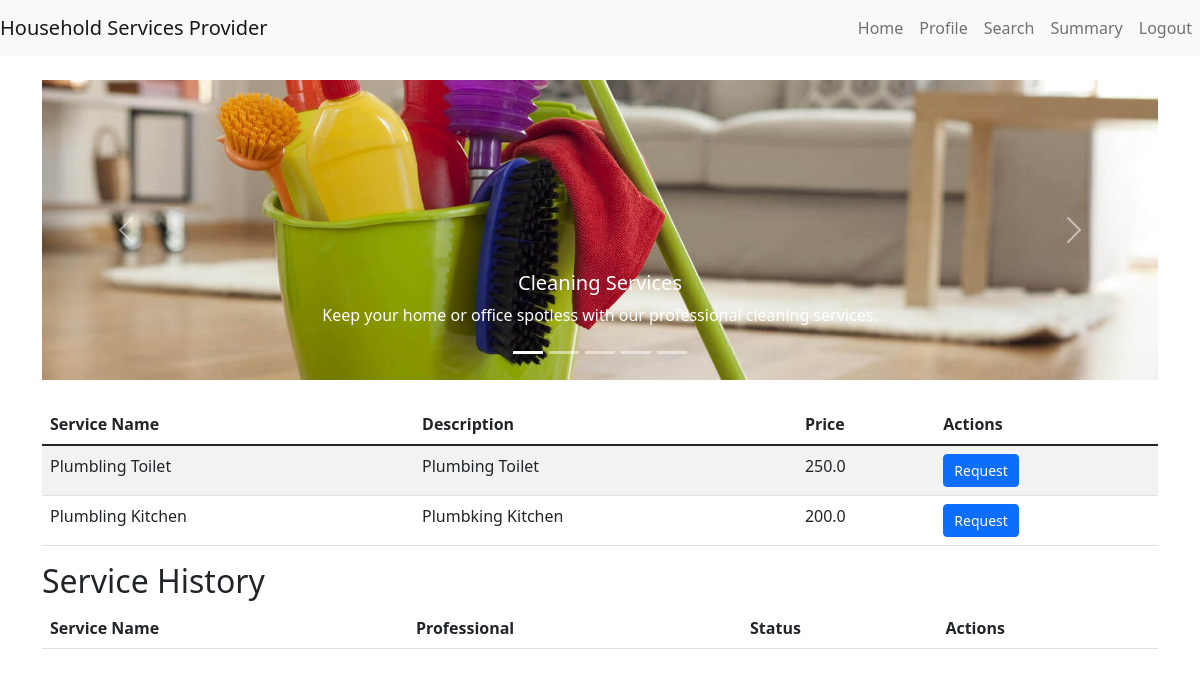
Page /customer/dashboard?service_type=plumbing (signed in) on the committed database.
### models.py (models this page shows, shortened)
class Service(db.Model):
    __tablename__ = 'services'
    id = db.Column(db.Integer, primary_key=True)
    name = db.Column(db.String(100), nullable=False)
    price = db.Column(db.Float, nullable=False)
    description = db.Column(db.String(200))
    service_type = db.Column(db.String(50))

### app.py (the view)
@app.route('/customer/dashboard', methods=['GET', 'POST'])
def customer_dashboard():
    if 'user_id' in session:
        if request.args.get("service_type"):
            services = Service.query.filter_by(service_type=request.args.get("service_type")).all()
        else:
            services = []
        service_requests = ServiceRequest.query.filter_by(customer_id=session['user_id']).all()
        professional_profile = ProfessionalProfile.query.all()
        service_dict = {}  # Define service_dict here
        prof_dict = {}  # Define user_dict here
        for professional in professional_profile:
            prof_dict[professional.user_id] = professional
        for service in Service.query.all():
            service_dict[service.id] = service
        return render_template('customer_dashboard.html', services=services, service_requests=service_requests,prof_dict=prof_dict,service_dict=service_dict)
    return redirect(url_for('login'))

### app.py (called while the page is built)
@app.before_request
def create_tables():
    global first_request
    if first_request:
        db.create_all()
        first_request = False

### templates/customer_dashboard.html (shortened to what this page needs)
{% extends "base.html" %}
{% block content %}
<div id="serviceCarousel" class="carousel slide" data-bs-ride="carousel">
    <div class="carousel-indicators">
        <button type="button" data-bs-target="#serviceCarousel" data-bs-slide-to="0" class="active" aria-current="true"></button>
        <button type="button" data-bs-target="#serviceCarousel" data-bs-slide-to="1"></button>
        <button type="button" data-bs-target="#serviceCarousel" data-bs-slide-to="2"></button>
        <button type="button" data-bs-target="#serviceCarousel" data-bs-slide-to="3"></button>
        <button type="button" data-bs-target="#serviceCarousel" data-bs-slide-to="4"></button>
    </div>
    <div class="carousel-inner">
        <div class="carousel-item active">
            <img src="{{ url_for('static', filename='images/cleaning.jpg') }}" class="d-block w-100" alt="Cleaning Services">
            <div class="carousel-caption d-none d-md-block">
                <a href="{{ url_for('customer_dashboard', service_type='cleaning') }}" class="btn">
                <h5>Cleaning Services</h5>
                <p>Keep your home or office spotless with our professional cleaning services.</p>
                </a>
            </div>
        </div>
    </div>
    <button class="carousel-control-prev" type="button" data-bs-target="#serviceCarousel" data-bs-slide="prev">
        <span class="carousel-control-prev-icon" aria-hidden="true"></span>
    </button>
    <button class="carousel-control-next" type="button" data-bs-target="#serviceCarousel" data-bs-slide="next">
        <span class="carousel-control-next-icon" aria-hidden="true"></span>
    </button>
</div>
<table class="table table-striped mt-4">
    <thead>
        <tr>
            <th>Service Name</th>
            <th>Description</th>
            <th>Price</th>
            <th>Actions</th>
        </tr>
    </thead>
    <tbody>
        {% for service in services %}
        <tr>
            <td>{{ service.name }}</td>
            <td>{{ service.description }}</td>
            <td>{{ service.price }}</td>
            <td>
                <a href="/customer/create_service_request/{{ service.id }}" class="btn btn-primary">Request</a>
            </td>
        </tr>
        {% endfor %}
    </tbody>
</table>
<h2>Service History</h2>
<table class="table table-striped">
    <thead>
        <tr>
            <th>Service Name</th>
            <th>Professional</th>
            <th>Status</th>
            <th>Actions</th>
        </tr>
    </thead>
</table>
{% endblock %}

### static/styles/styles.css (style rules this page uses)
.btn-primary { padding: 5px 10px; font-size: 14px; }
.carousel-item img { height: 300px; object-fit: cover; }
.carousel-caption { background-color: transparent; padding: 10px; }
.carousel-caption h5, .carousel-caption p, .carousel-caption a { color: #fff; }

### rows in the picture
Service: name "Plumbling Toilet", description "Plumbing Toilet", price "250.0"
Service: name "Plumbling Kitchen", description "Plumbking Kitchen", price "200.0"
